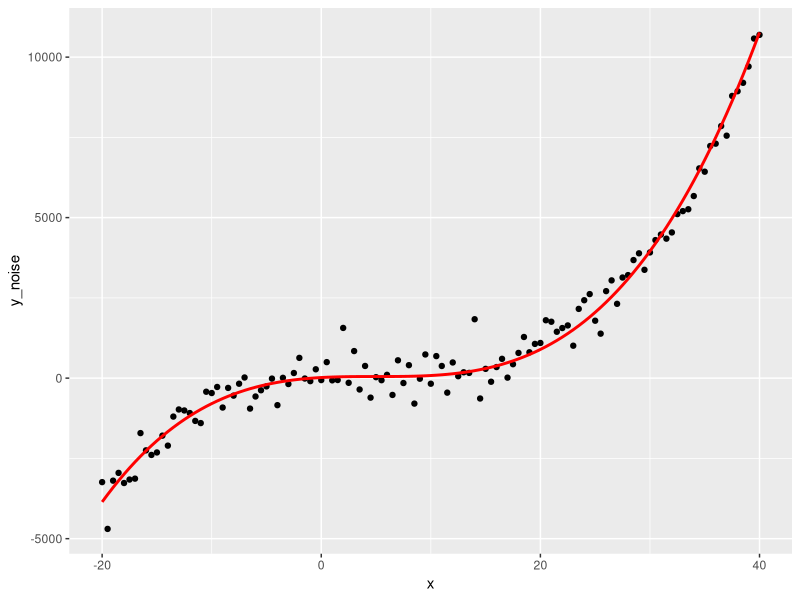
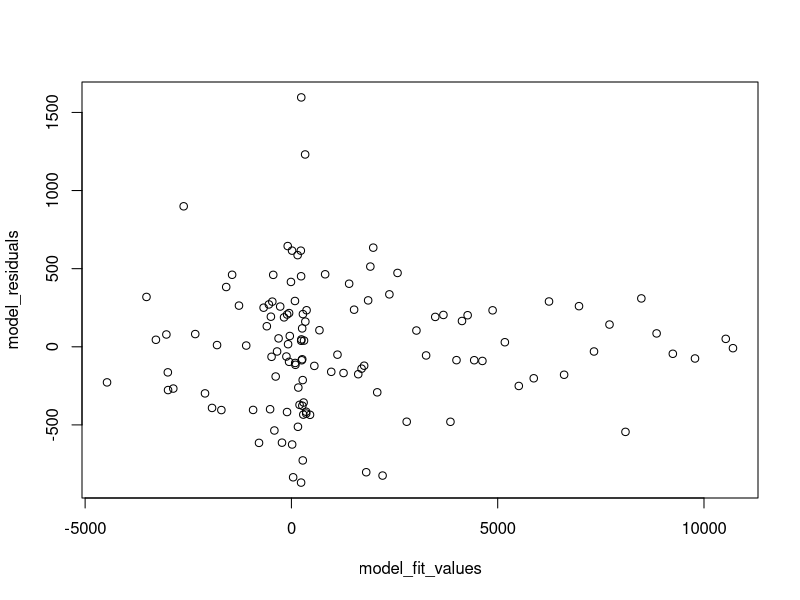
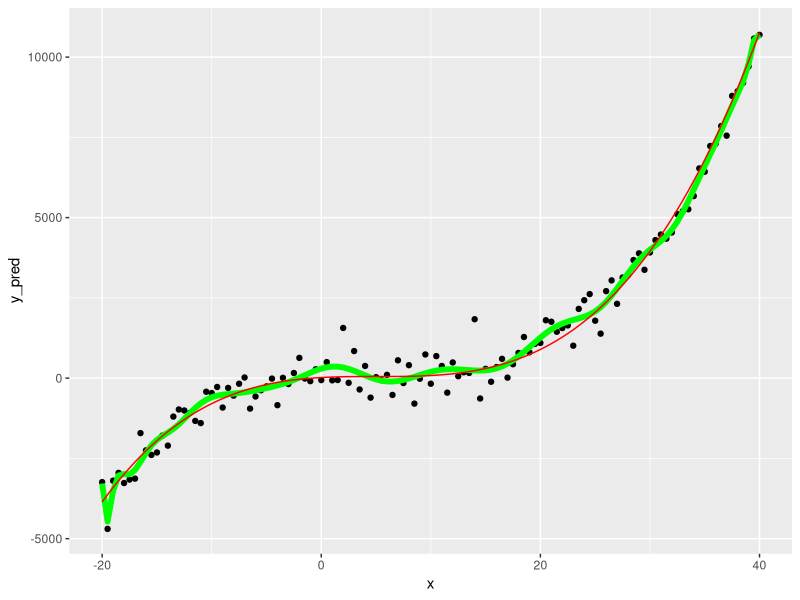

Reproduce these figures in R, in order.
## ---- chunk 1
knitr::opts_chunk$set(echo = TRUE)
## ---- chunk 2
suppressPackageStartupMessages(library(dplyr))
suppressPackageStartupMessages(library(ggplot2))
## ---- chunk 3
sample_data <- tibble(x = seq(-20, 40, 0.5),
                      y = 50 + 0.25 * (x-5)**3,
                      y_noise = y + rnorm(n = length(y),
                                          mean = 100, 
                                          sd = 500))
## ---- chunk 4
g <- ggplot(sample_data, aes(x = x,
                             y = y_noise))
g <- g + geom_point()
# g <- g + geom_smooth(method = "lm", se = F)
g <- g + geom_line(aes(y = y), col = "red", size = 1)
g 
## ---- chunk 5
model_lin <- lm(data = sample_data, 
                formula = y_noise ~ x)
## ---- chunk 6
summary(model_lin)
## ---- chunk 7
model_quad <- lm(data = sample_data, 
            formula = y_noise ~ x + I(x^2))
summary(model_quad)
## ---- chunk 8
model_poly <- lm(data = sample_data, 
            formula = y_noise ~ x + I(x^2) + I(x^3))
## ---- chunk 9
model_poly <- lm(data = sample_data, 
            formula = y_noise ~ poly(x, 25))
## ---- chunk 10
summary(model_poly)
## ---- chunk 11
model_fit_values <- fitted(model_poly)
model_residuals <- residuals(model_poly)
plot(model_fit_values, model_residuals)
## ---- chunk 12
sample_data$y_pred <- predict(object = model_poly, 
                          newdata = sample_data)
## ---- chunk 13
g <- ggplot(sample_data, aes(x, y_pred))
g <- g +geom_point(aes(y = y_noise))
g <- g + geom_line(col = "green", size = 2)
g <- g + geom_line(data = sample_data, aes(x, y), col = "red")
g
## ---- chunk 14
model_summary <- summary(model_poly)
model_summary$adj.r.squared
